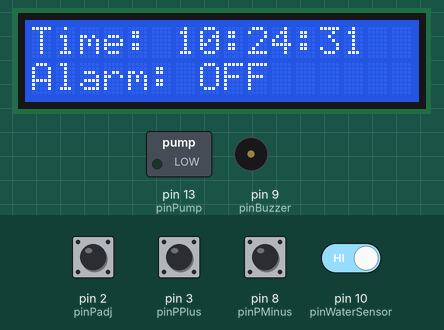
This sketch was run on a simulated Arduino Uno, built with avr-gcc and run on an emulated ATmega328P. On the bench: 16×2 character LCD, switched loads named in the sketch (green lamp = pin HIGH), buzzer (waves = sounding, pin HIGH). Inputs (shaded band) come from the test bench; at power-on: pin 2 (pinPadj), pin 3 (pinPPlus), pin 8 (pinPMinus), pin 10 (pinWaterSensor) HIGH. The local clock reads 2024-03-15 10:24:30 at power-on unless the sketch sets it.

Above: at 1.2 s.
1.3 s: pin 2 (pinPadj) pulled LOW for 0.15 s
At 1.9 s:
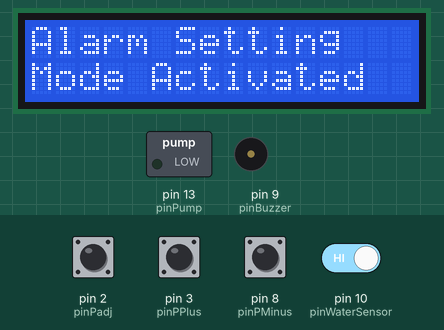
2.9 s: pin 2 (pinPadj) pulled LOW for 1 s
At 4.3 s:
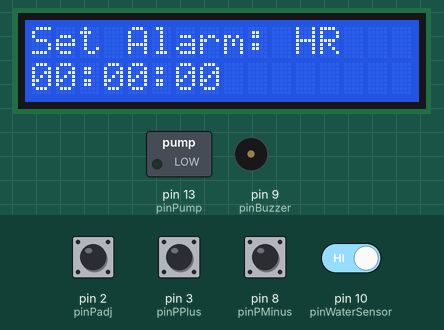
5.4 s: pin 2 (pinPadj) pulled LOW for 0.15 s
At 6.3 s:
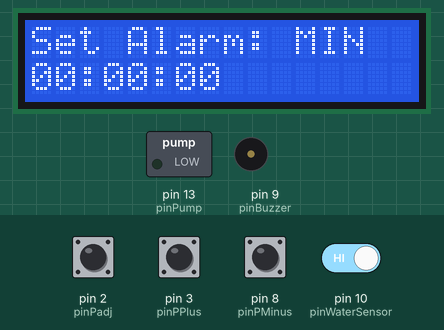
7.0 s: pin 2 (pinPadj) pulled LOW for 0.15 s
At 7.4 s:
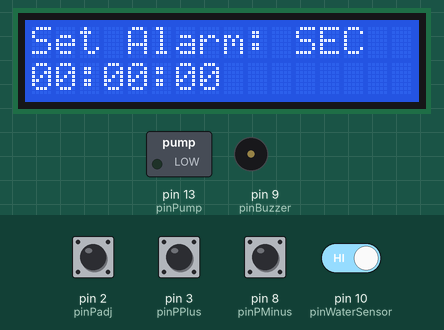
8.6 s: pin 2 (pinPadj) pulled LOW for 1 s
At 9.8 s:
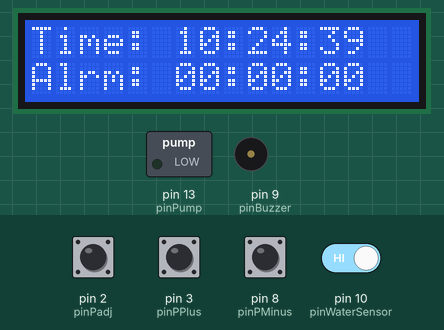
Timing chart, 0 to 11.6 s (numbered marks = the images above; inputs shaded):
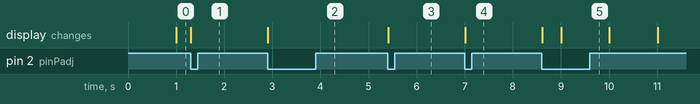

Measured:
- after the input at 1.3 s, the display: changes at once (image 1)
- after the input at 2.9 s, the display: changes at once (image 2)
- after the input at 5.4 s, the display: changes at once (image 3)
- after the input at 7.0 s, the display: changes at once (image 4)
- after the input at 8.6 s, the display: first changes at once (image 5 shows a later state)

The sketch:

sketch_aug20a_water_pump.ino
```cpp
#include <Wire.h>
#include <LiquidCrystal.h>
#include <RTClib.h>

LiquidCrystal lcd(12, 11, 7, 6, 5, 4);
RTC_DS1307 rtc;

// ----- HARDWARE PINS -----
const int pinPadj = 2;
const int pinPPlus = 3;
const int pinPMinus = 8;
const int pinBuzzer = 9;
const int pinWaterSensor = 10; // Sensor for water supply
const int pinPump = 13;        // Output to Transistor buffer

// ----- STATE VARIABLES -----
int setupState = 0;
int alarmHour = 0;
int alarmMinute = 0;
int alarmSecond = 0;
bool alarmActive = false;

// ----- PUMP CONTROL VARIABLES -----
bool pumpActive = false;
uint32_t pumpStartTime = 0;
unsigned long waterStopTimer = 0;

// ----- DEBOUNCE TRACKING -----
bool lastPadj = HIGH, lastPlus = HIGH, lastMinus = HIGH;
unsigned long lastDebounceTime = 0;
const unsigned long debounceDelay = 50;

void setup() {
  pinMode(pinPadj, INPUT_PULLUP);
  pinMode(pinPPlus, INPUT_PULLUP);
  pinMode(pinPMinus, INPUT_PULLUP);
  pinMode(pinWaterSensor, INPUT_PULLUP);
  pinMode(pinBuzzer, OUTPUT);
  pinMode(pinPump, OUTPUT);

  lcd.begin(16, 2);
  rtc.begin();
  if (!rtc.isrunning()) rtc.adjust(DateTime(F(__DATE__), F(__TIME__)));
}

void loop() {
  bool readingPadj = digitalRead(pinPadj);
  bool readingPlus = digitalRead(pinPPlus);
  bool readingMinus = digitalRead(pinPMinus);
  bool waterFlowing = !digitalRead(pinWaterSensor); // LOW (closed) = Water is flowing

  // 1. READ BUTTONS (ALARM SETUP)
  if (millis() - lastDebounceTime > debounceDelay) {
    if (readingPadj == LOW && lastPadj == HIGH) {
      setupState++;
      if (setupState > 4) { setupState = 0; alarmActive = true; }
      lcd.clear();
      lastDebounceTime = millis();
    }
    if (setupState > 1) {
      if (readingPlus == LOW && lastPlus == HIGH) {
        if (setupState == 2) alarmHour = (alarmHour + 1) % 24;
        if (setupState == 3) alarmMinute = (alarmMinute + 1) % 60;
        if (setupState == 4) alarmSecond = (alarmSecond + 1) % 60;
        lastDebounceTime = millis();
      }
      if (readingMinus == LOW && lastMinus == HIGH) {
        if (setupState == 2) alarmHour = (alarmHour == 0) ? 23 : alarmHour - 1;
        if (setupState == 3) alarmMinute = (alarmMinute == 0) ? 59 : alarmMinute - 1;
        if (setupState == 4) alarmSecond = (alarmSecond == 0) ? 59 : alarmSecond - 1;
        lastDebounceTime = millis();
      }
    }
  }
  lastPadj = readingPadj; lastPlus = readingPlus; lastMinus = readingMinus;

  // 2. FETCH TIME & CONTROL LOGIC
  DateTime now = rtc.now();

  if (setupState == 0) {
    // --- Alarm Trigger Logic ---
    if (alarmActive && now.hour() == alarmHour && now.minute() == alarmMinute && now.second() == alarmSecond) {
      digitalWrite(pinBuzzer, HIGH);

      // Switch on pump when alarm matches
      if (!pumpActive && waterFlowing) {
        pumpActive = true;
        pumpStartTime = now.unixtime(); // Record Unix timestamp (seconds)
      }
    } else {
      digitalWrite(pinBuzzer, LOW); // Turn buzzer off after 1 second
    }

    // --- Pump Safety Control Logic ---
    if (pumpActive) {
      digitalWrite(pinPump, HIGH); // Buffer engages motor

      // Safety Cutoff 1: 1 hour (3600 seconds) has elapsed[cite: 1]
      if (now.unixtime() - pumpStartTime >= 3600) {
        pumpActive = false;
      }

      // Safety Cutoff 2: Water supply stops[cite: 1]
      if (!waterFlowing) {
        if (waterStopTimer == 0) {
          waterStopTimer = millis(); // Start the 1-second countdown
        } else if (millis() - waterStopTimer >= 1000) {
          pumpActive = false; // Switch off after 1 second[cite: 1]
        }
      } else {
        waterStopTimer = 0; // Reset timer if water starts flowing again
      }
    } else {
      digitalWrite(pinPump, LOW);
      waterStopTimer = 0;
    }
  }

  // 3. LCD DISPLAY
  lcd.setCursor(0, 0);
  if (setupState == 0) {
    lcd.print("Time: "); printDigits(now.hour()); lcd.print(":"); printDigits(now.minute()); lcd.print(":"); printDigits(now.second());
    lcd.setCursor(0, 1);
    if (pumpActive) lcd.print("Pump: ON FLOWING");
    else if (alarmActive) { lcd.print("Alrm: "); printDigits(alarmHour); lcd.print(":"); printDigits(alarmMinute); lcd.print(":"); printDigits(alarmSecond); }
    else lcd.print("Alarm: OFF      ");
  }
  else if (setupState == 1) { lcd.print("Alarm Setting"); lcd.setCursor(0,1); lcd.print("Mode Activated"); }
  else {
    lcd.print("Set Alarm: ");
    if (setupState == 2) lcd.print("HR "); if (setupState == 3) lcd.print("MIN"); if (setupState == 4) lcd.print("SEC");
    lcd.setCursor(0, 1); printDigits(alarmHour); lcd.print(":"); printDigits(alarmMinute); lcd.print(":"); printDigits(alarmSecond);
  }
}

void printDigits(int digits) {
  if (digits < 10) lcd.print('0');
  lcd.print(digits);
}
```
